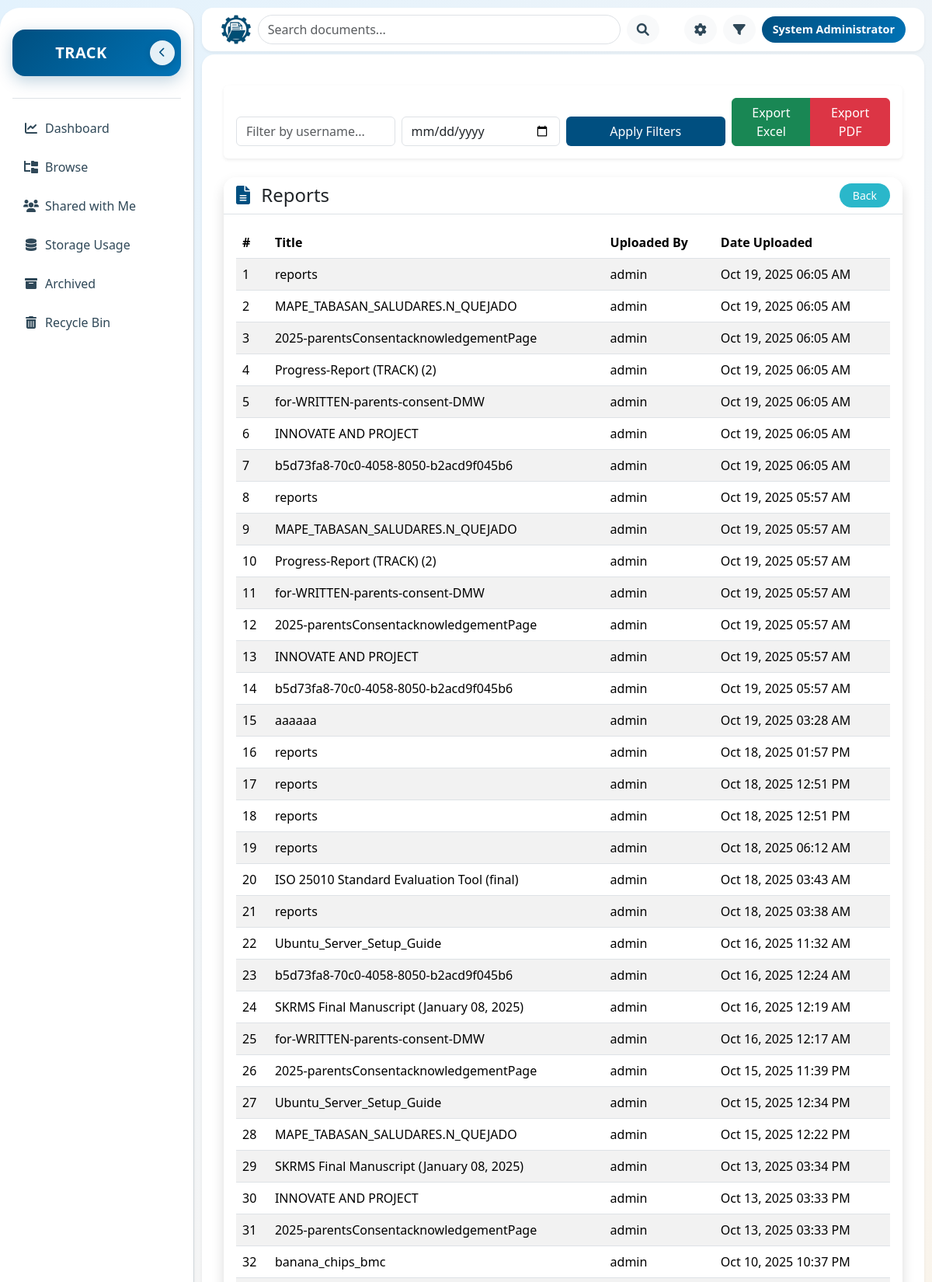
/all_reports.php (signed in, upper part), run on the app's committed database.
### tables this page shows
CREATE TABLE `reports` (
  `id` int(11) NOT NULL,
  `title` varchar(255) NOT NULL,
  `file_path` varchar(255) NOT NULL,
  `uploaded_by` varchar(100) NOT NULL,
  `created_at` timestamp NOT NULL DEFAULT current_timestamp()
);

CREATE TABLE `users` (
  `id` int(11) NOT NULL,
  `username` varchar(100) NOT NULL,
  `email` varchar(100) NOT NULL,
  `password` varchar(200) NOT NULL,
  `full_name` varchar(100) DEFAULT NULL,
  `role` enum('user','admin','superadmin') DEFAULT 'user',
  `created_at` datetime DEFAULT current_timestamp(),
  `updated_at` datetime DEFAULT current_timestamp() ON UPDATE current_timestamp(),
  `is_logged_in` tinyint(1) DEFAULT 0,
  `status` enum('pending','active','disabled') DEFAULT 'pending'
);

### all_reports.php (the view, shortened to what this page needs)
<?php
require_once 'config/database.php';
$userFilter = $_GET['user'] ?? '';
$dateFilter = $_GET['date'] ?? '';
$query = "
    SELECT r.id, r.title, r.created_at, u.username AS uploaded_by
    FROM reports r
    JOIN users u ON r.uploaded_by = u.id
    WHERE 1=1
";
$params = [];
$query .= " ORDER BY r.created_at DESC";
$stmt = $db->prepare($query);
$stmt->execute($params);
$reports = $stmt->fetchAll(PDO::FETCH_ASSOC);
?>
<?php include 'includes/header.php'; ?>
<div class="container mt-4">
  <div class="card mb-4 shadow-sm border-0">
    <div class="card-body">
      <form method="GET" class="row g-2 align-items-end">
        <div class="col-md-3">
          <input type="text" name="user" class="form-control" placeholder="Filter by username..." value="<?= htmlspecialchars($userFilter) ?>">
        </div>
        <div class="col-md-3">
          <input type="date" name="date" class="form-control" value="<?= htmlspecialchars($dateFilter) ?>">
        </div>
        <div class="col-md-3">
          <button type="submit" class="btn w-100" style="background-color: #004F80; color: white;">Apply Filters</button>
        </div>
        <div class="col-md-3 text-end">
          <?php if (count($reports) > 0): ?>
            <div class="btn-group w-100">
              <a href="?<?= http_build_query(array_merge($_GET, ['export' => 'excel'])) ?>" class="btn btn-success w-50">Export Excel</a>
              <a href="?<?= http_build_query(array_merge($_GET, ['export' => 'pdf'])) ?>" class="btn btn-danger w-50">Export PDF</a>
            </div>
          <?php endif; ?>
        </div>
      </form>
    </div>
  </div>
  <div class="card shadow rounded-4 border-0">
    <div class="card-header d-flex justify-content-between align-items-center bg-white border-bottom rounded-top-4">
      <h4 class="mb-0">
        <i class="fas fa-file-alt me-2" style="color:#004F80;"></i> Reports
      </h4>
      <a href="dashboard.php" class="btn btn-sm rounded-pill px-3" style="background-color: #2AB7CA; color: white; font-weight: 500;">Back</a>
    </div>
    <div class="card-body">
      <?php if (count($reports) > 0): ?>
        <div class="table-responsive">
          <table class="table table-striped align-middle">
            <thead>
              <tr>
                <th>#</th>
                <th>Title</th>
                <th>Uploaded By</th>
                <th>Date Uploaded</th>
              </tr>
            </thead>
            <tbody>
              <?php foreach ($reports as $index => $report): ?>
                <tr>
                  <td><?= $index + 1 ?></td>
                  <td><?= htmlspecialchars($report['title']) ?></td>
                  <td><?= htmlspecialchars($report['uploaded_by']) ?></td>
                  <td><?= date("M d, Y h:i A", strtotime($report['created_at'])) ?></td>
                </tr>
              <?php endforeach; ?>
            </tbody>
          </table>
        </div>
      <?php else: ?>
        <p class="text-muted">No reports found matching your filters.</p>
      <?php endif; ?>
    </div>
  </div>
</div>

### assets/css/header.css (style rules this page uses)
:root { --primary-color: #004F80; --secondary-color: #2AB7CA; --dark-color: #2F4858; --light-color: #F4F6F8; --white: #FFFFFF; --border-color: #D0D6DA; --hover-color: #E6F2F8; --shadow: 0 2px 4px rgba(0,0,0,0.05); --shadow-lg: 0 4px 12px rgba(0,0,0,0.1); --gradient-primary: linear-gradient(135deg, #004F80 0%, #0073b6 100%); }
* { margin: 0; padding: 0; box-sizing: border-box; }
html, body { height: 100%; margin: 0; font-family: "Segoe UI", Roboto, Arial, sans-serif; background: linear-gradient(135deg, #e3f2fd 0%, #f5f5f5 50%, #fff3e0 100%); color: #1a2332; overflow-x: hidden; }
body { position: relative; }

### data on the page
reports: title "reports", users.username "admin", created_at "Oct 19, 2025 06:05 AM"
reports: title "MAPE_TABASAN_SALUDARES.N_QUEJADO", users.username "admin", created_at "Oct 19, 2025 06:05 AM"
reports: title "2025-parentsConsentacknowledgementPage", users.username "admin", created_at "Oct 19, 2025 06:05 AM"
reports: title "Progress-Report (TRACK) (2)", users.username "admin", created_at "Oct 19, 2025 06:05 AM"
reports: title "for-WRITTEN-parents-consent-DMW", users.username "admin", created_at "Oct 19, 2025 06:05 AM"
reports: title "INNOVATE AND PROJECT", users.username "admin", created_at "Oct 19, 2025 06:05 AM"
reports: title "b5d73fa8-70c0-4058-8050-b2acd9f045b6", users.username "admin", created_at "Oct 19, 2025 06:05 AM"
reports: title "reports", users.username "admin", created_at "Oct 19, 2025 05:57 AM"
reports: title "MAPE_TABASAN_SALUDARES.N_QUEJADO", users.username "admin", created_at "Oct 19, 2025 05:57 AM"
reports: title "Progress-Report (TRACK) (2)", users.username "admin", created_at "Oct 19, 2025 05:57 AM"
reports: title "for-WRITTEN-parents-consent-DMW", users.username "admin", created_at "Oct 19, 2025 05:57 AM"
reports: title "2025-parentsConsentacknowledgementPage", users.username "admin", created_at "Oct 19, 2025 05:57 AM"
reports: title "INNOVATE AND PROJECT", users.username "admin", created_at "Oct 19, 2025 05:57 AM"
reports: title "b5d73fa8-70c0-4058-8050-b2acd9f045b6", users.username "admin", created_at "Oct 19, 2025 05:57 AM"
reports: title "aaaaaa", users.username "admin", created_at "Oct 19, 2025 03:28 AM"
reports: title "reports", users.username "admin", created_at "Oct 18, 2025 01:57 PM"
reports: title "reports", users.username "admin", created_at "Oct 18, 2025 12:51 PM"
reports: title "reports", users.username "admin", created_at "Oct 18, 2025 12:51 PM"
reports: title "reports", users.username "admin", created_at "Oct 18, 2025 06:12 AM"
reports: title "ISO 25010 Standard Evaluation Tool (final)", users.username "admin", created_at "Oct 18, 2025 03:43 AM"
reports: title "reports", users.username "admin", created_at "Oct 18, 2025 03:38 AM"
reports: title "Ubuntu_Server_Setup_Guide", users.username "admin", created_at "Oct 16, 2025 11:32 AM"
reports: title "b5d73fa8-70c0-4058-8050-b2acd9f045b6", users.username "admin", created_at "Oct 16, 2025 12:24 AM"
reports: title "SKRMS Final Manuscript (January 08, 2025)", users.username "admin", created_at "Oct 16, 2025 12:19 AM"
reports: title "for-WRITTEN-parents-consent-DMW", users.username "admin", created_at "Oct 16, 2025 12:17 AM"
reports: title "2025-parentsConsentacknowledgementPage", users.username "admin", created_at "Oct 15, 2025 11:39 PM"
reports: title "Ubuntu_Server_Setup_Guide", users.username "admin", created_at "Oct 15, 2025 12:34 PM"
reports: title "MAPE_TABASAN_SALUDARES.N_QUEJADO", users.username "admin", created_at "Oct 15, 2025 12:22 PM"
reports: title "SKRMS Final Manuscript (January 08, 2025)", users.username "admin", created_at "Oct 13, 2025 03:34 PM"
reports: title "INNOVATE AND PROJECT", users.username "admin", created_at "Oct 13, 2025 03:33 PM"
reports: title "2025-parentsConsentacknowledgementPage", users.username "admin", created_at "Oct 13, 2025 03:33 PM"
reports: title "banana_chips_bmc", users.username "admin", created_at "Oct 10, 2025 10:37 PM"

### other printed values
$username_display "System Administrator"
